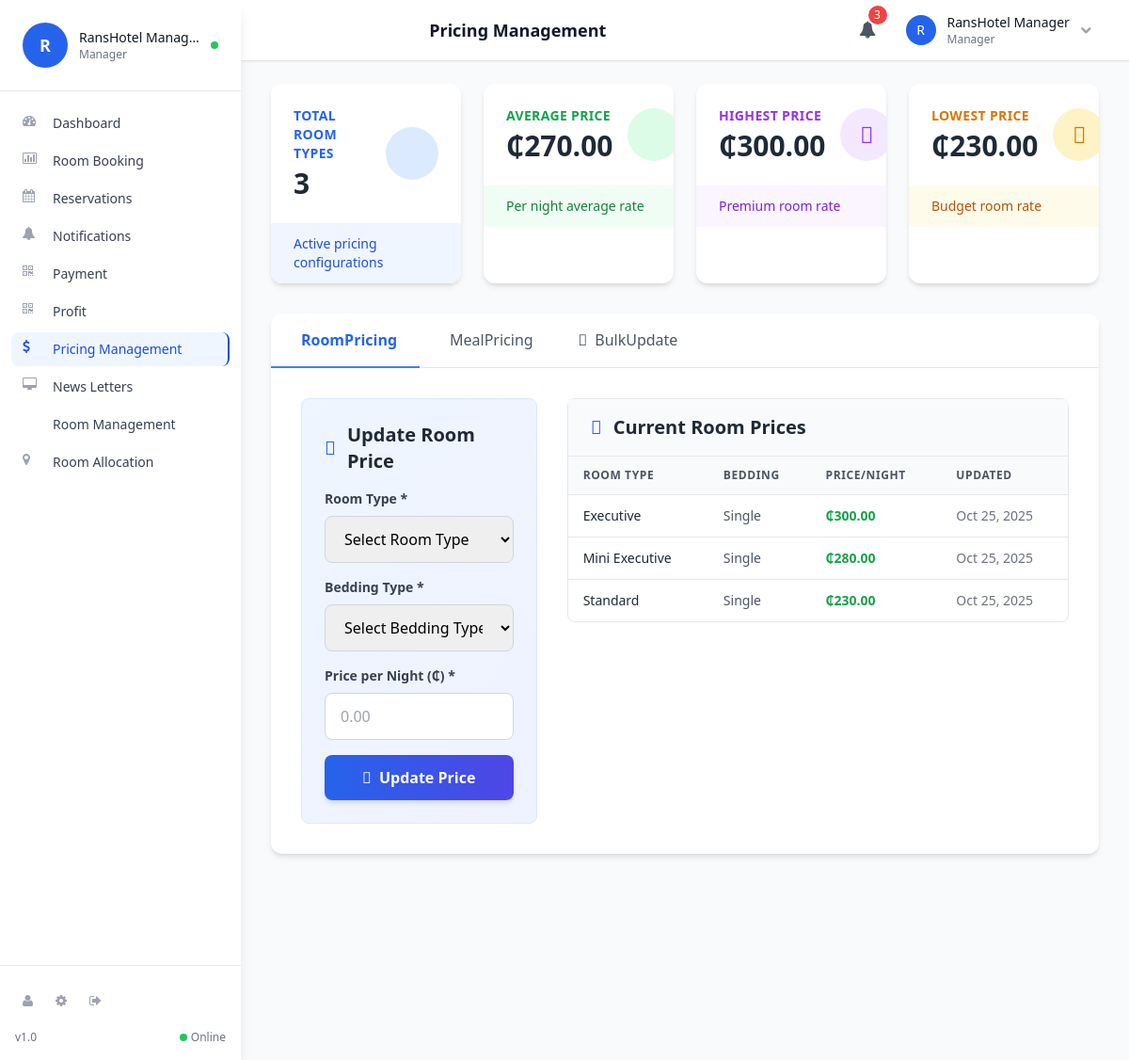
Screenshot of /admin/pricing.php (signed in) with the database file from the repository.
### tables this page shows
CREATE TABLE `room_pricing` (
  `id` int(10) UNSIGNED NOT NULL,
  `room_type` varchar(50) NOT NULL,
  `bedding_type` varchar(20) NOT NULL,
  `price_per_night` decimal(10,2) NOT NULL,
  `currency` varchar(3) DEFAULT 'GHS',
  `is_active` tinyint(1) DEFAULT 1,
  `created_at` timestamp NOT NULL DEFAULT current_timestamp(),
  `updated_at` timestamp NOT NULL DEFAULT current_timestamp() ON UPDATE current_timestamp()
);

### admin/pricing.php (the view, shortened to what this page needs)
<?php
include('db.php');
include('includes/unified_layout.php');
$room_pricing = [];
$room_sql = "SELECT * FROM room_pricing WHERE is_active = 1 ORDER BY room_type, bedding_type";
$room_result = mysqli_query($con, $room_sql);
if ($room_result) {
    while ($row = mysqli_fetch_assoc($room_result)) {
        $room_pricing[] = $row;
    }
}
$room_types_query = "SELECT COUNT(DISTINCT room_type) as total_types FROM room_pricing";
$room_types_result = mysqli_query($con, $room_types_query);
$room_types_data = mysqli_fetch_assoc($room_types_result);
$total_room_types = $room_types_data['total_types'] ?? 0;
$avg_price_query = "SELECT AVG(price_per_night) as avg_price FROM room_pricing WHERE is_active = 1";
$avg_price_result = mysqli_query($con, $avg_price_query);
$avg_price_data = mysqli_fetch_assoc($avg_price_result);
$avg_price = $avg_price_data['avg_price'] ?? 0;
$max_price_query = "SELECT MAX(price_per_night) as max_price FROM room_pricing WHERE is_active = 1";
$max_price_result = mysqli_query($con, $max_price_query);
$max_price_data = mysqli_fetch_assoc($max_price_result);
$max_price = $max_price_data['max_price'] ?? 0;
$min_price_query = "SELECT MIN(price_per_night) as min_price FROM room_pricing WHERE is_active = 1";
$min_price_result = mysqli_query($con, $min_price_query);
$min_price_data = mysqli_fetch_assoc($min_price_result);
$min_price = $min_price_data['min_price'] ?? 0;
?>
<div class="w-full px-4 sm:px-6 lg:px-8 py-6">
    <div class="grid grid-cols-1 sm:grid-cols-2 lg:grid-cols-4 gap-4 sm:gap-6 mb-6 sm:mb-8">
        <div class="bg-white rounded-xl shadow-md hover:shadow-lg transition-shadow duration-300 overflow-hidden">
            <div class="p-5 sm:p-6 flex items-center justify-between">
                <div class="flex-1">
                    <p class="text-xs sm:text-sm font-semibold text-blue-600 uppercase tracking-wide mb-1">Total Room Types</p>
                    <p class="text-2xl sm:text-3xl font-bold text-gray-800"><?php echo number_format($total_room_types); ?></p>
                </div>
                <div class="flex-shrink-0 ml-4">
                    <div class="w-12 h-12 sm:w-14 sm:h-14 bg-blue-100 rounded-full flex items-center justify-center">
                    </div>
                </div>
            </div>
            <div class="bg-blue-50 px-5 sm:px-6 py-2 sm:py-3">
                <p class="text-xs sm:text-sm text-blue-700">Active pricing configurations</p>
            </div>
        </div>
        <div class="bg-white rounded-xl shadow-md hover:shadow-lg transition-shadow duration-300 overflow-hidden">
            <div class="p-5 sm:p-6 flex items-center justify-between">
                <div class="flex-1">
                    <p class="text-xs sm:text-sm font-semibold text-green-600 uppercase tracking-wide mb-1">Average Price</p>
                    <p class="text-2xl sm:text-3xl font-bold text-gray-800">₵<?php echo number_format($avg_price, 2); ?></p>
                </div>
                <div class="flex-shrink-0 ml-4">
                    <div class="w-12 h-12 sm:w-14 sm:h-14 bg-green-100 rounded-full flex items-center justify-center">
                    </div>
                </div>
            </div>
            <div class="bg-green-50 px-5 sm:px-6 py-2 sm:py-3">
                <p class="text-xs sm:text-sm text-green-700">Per night average rate</p>
            </div>
        </div>
        <div class="bg-white rounded-xl shadow-md hover:shadow-lg transition-shadow duration-300 overflow-hidden">
            <div class="p-5 sm:p-6 flex items-center justify-between">
                <div class="flex-1">
                    <p class="text-xs sm:text-sm font-semibold text-purple-600 uppercase tracking-wide mb-1">Highest Price</p>
                    <p class="text-2xl sm:text-3xl font-bold text-gray-800">₵<?php echo number_format($max_price, 2); ?></p>
                </div>
                <div class="flex-shrink-0 ml-4">
                    <div class="w-12 h-12 sm:w-14 sm:h-14 bg-purple-100 rounded-full flex items-center justify-center">
                        <i class="fas fa-arrow-up text-purple-600 text-xl sm:text-2xl"></i>
                    </div>
                </div>
            </div>
            <div class="bg-purple-50 px-5 sm:px-6 py-2 sm:py-3">
                <p class="text-xs sm:text-sm text-purple-700">Premium room rate</p>
            </div>
        </div>
        <div class="bg-white rounded-xl shadow-md hover:shadow-lg transition-shadow duration-300 overflow-hidden">
            <div class="p-5 sm:p-6 flex items-center justify-between">
                <div class="flex-1">
                    <p class="text-xs sm:text-sm font-semibold text-amber-600 uppercase tracking-wide mb-1">Lowest Price</p>
                    <p class="text-2xl sm:text-3xl font-bold text-gray-800">₵<?php echo number_format($min_price, 2); ?></p>
                </div>
                <div class="flex-shrink-0 ml-4">
                    <div class="w-12 h-12 sm:w-14 sm:h-14 bg-amber-100 rounded-full flex items-center justify-center">
                        <i class="fas fa-arrow-down text-amber-600 text-xl sm:text-2xl"></i>
                    </div>
                </div>
            </div>
            <div class="bg-amber-50 px-5 sm:px-6 py-2 sm:py-3">
                <p class="text-xs sm:text-sm text-amber-700">Budget room rate</p>
            </div>
        </div>
    </div>
    <div class="bg-white rounded-xl shadow-md overflow-hidden">
        <div class="border-b border-gray-200">
            <div class="flex flex-wrap -mb-px overflow-x-auto">
                <button onclick="switchTab('room-pricing')" id="tab-room-pricing" class="pricing-tab flex-shrink-0 px-4 sm:px-6 py-3 sm:py-4 border-b-2 border-blue-500 text-blue-600 font-semibold text-sm sm:text-base whitespace-nowrap flex items-center">
                    <span class="hidden sm:inline">Room </span>Pricing
                </button>
                <button onclick="switchTab('meal-pricing')" id="tab-meal-pricing" class="pricing-tab flex-shrink-0 px-4 sm:px-6 py-3 sm:py-4 border-b-2 border-transparent text-gray-600 hover:text-gray-800 hover:border-gray-300 font-medium text-sm sm:text-base whitespace-nowrap flex items-center">
                    <span class="hidden sm:inline">Meal </span>Pricing
                </button>
                <button onclick="switchTab('bulk-pricing')" id="tab-bulk-pricing" class="pricing-tab flex-shrink-0 px-4 sm:px-6 py-3 sm:py-4 border-b-2 border-transparent text-gray-600 hover:text-gray-800 hover:border-gray-300 font-medium text-sm sm:text-base whitespace-nowrap flex items-center">
                    <i class="fas fa-edit mr-2"></i>
                    <span class="hidden sm:inline">Bulk </span>Update
                </button>
            </div>
        </div>
        <div class="p-4 sm:p-6 lg:p-8">
            <div id="content-room-pricing" class="tab-content">
                <div class="grid grid-cols-1 lg:grid-cols-3 gap-6 lg:gap-8">
                    <div class="lg:col-span-1">
                        <div class="bg-gradient-to-br from-blue-50 to-indigo-50 rounded-lg p-5 sm:p-6 border border-blue-100">
                            <h3 class="text-lg sm:text-xl font-bold text-gray-800 mb-4 flex items-center">
                                <i class="fas fa-edit text-blue-600 mr-3"></i>
                                Update Room Price
                            </h3>
                            <form method="post" class="space-y-4">
                                <div>
                                    <label class="block text-sm font-semibold text-gray-700 mb-2">Room Type *</label>
                                    <select name="room_type" required class="w-full px-4 py-3 border border-gray-300 rounded-lg focus:ring-2 focus:ring-blue-500 focus:border-transparent transition-all">
                                        <option value="">Select Room Type</option>
                                    </select>
                                </div>
                                <div>
                                    <label class="block text-sm font-semibold text-gray-700 mb-2">Bedding Type *</label>
                                    <select name="bedding_type" required class="w-full px-4 py-3 border border-gray-300 rounded-lg focus:ring-2 focus:ring-blue-500 focus:border-transparent transition-all">
                                        <option value="">Select Bedding Type</option>
                                    </select>
                                </div>
                                <div>
                                    <label class="block text-sm font-semibold text-gray-700 mb-2">Price per Night (₵) *</label>
                                    <input type="number" name="price" step="0.01" min="0" required placeholder="0.00" class="w-full px-4 py-3 border border-gray-300 rounded-lg focus:ring-2 focus:ring-blue-500 focus:border-transparent transition-all">
                                </div>
                                <button type="submit" name="update_room_price" class="w-full bg-gradient-to-r from-blue-600 to-indigo-600 hover:from-blue-700 hover:to-indigo-700 text-white font-semibold py-3 px-6 rounded-lg shadow-md hover:shadow-lg transition-all duration-300 flex items-center justify-center">
                                    <i class="fas fa-save mr-2"></i>
                                    Update Price
                                </button>
                            </form>
                        </div>
                    </div>
                    <div class="lg:col-span-2">
                        <div class="bg-white rounded-lg border border-gray-200">
                            <div class="px-5 sm:px-6 py-4 border-b border-gray-200 bg-gray-50">
                                <h3 class="text-lg sm:text-xl font-bold text-gray-800 flex items-center">
                                    <i class="fas fa-list text-blue-600 mr-3"></i>
                                    Current Room Prices
                                </h3>
                            </div>
                            <div class="overflow-x-auto">
                                <table class="w-full">
                                    <thead class="bg-gray-50 border-b border-gray-200">
                                        <tr>
                                            <th class="px-4 py-3 text-left text-xs font-semibold text-gray-600 uppercase tracking-wider">Room Type</th>
                                            <th class="px-4 py-3 text-left text-xs font-semibold text-gray-600 uppercase tracking-wider">Bedding</th>
                                            <th class="px-4 py-3 text-left text-xs font-semibold text-gray-600 uppercase tracking-wider">Price/Night</th>
                                            <th class="px-4 py-3 text-left text-xs font-semibold text-gray-600 uppercase tracking-wider hidden sm:table-cell">Updated</th>
                                        </tr>
                                    </thead>
                                    <tbody class="divide-y divide-gray-200">
                                        <?php if (empty($room_pricing)): ?>
                                            <tr>
                                                <td colspan="4" class="px-4 py-8 text-center text-gray-500">
                                                    <i class="fas fa-inbox text-4xl mb-3 text-gray-300"></i>
                                                    <p>No pricing data available. Add your first room price above.</p>
                                                </td>
                                            </tr>
                                        <?php else: ?>
                                            <?php foreach ($room_pricing as $price): ?>
                                                <tr class="hover:bg-gray-50 transition-colors">
                                                    <td class="px-4 py-3 text-sm font-medium text-gray-800"><?php echo htmlspecialchars($price['room_type']); ?></td>
                                                    <td class="px-4 py-3 text-sm text-gray-600"><?php echo htmlspecialchars($price['bedding_type']); ?></td>
                                                    <td class="px-4 py-3 text-sm font-bold text-green-600">₵<?php echo number_format($price['price_per_night'], 2); ?></td>
                                                    <td class="px-4 py-3 text-sm text-gray-500 hidden sm:table-cell"><?php echo date('M j, Y', strtotime($price['updated_at'])); ?></td>
                                                </tr>
                                            <?php endforeach; ?>
                                        <?php endif; ?>
                                    </tbody>
                                </table>
                            </div>
                        </div>
                    </div>
                </div>
            </div>
        </div>
    </div>
</div>

### css/components.css (style rules this page uses)
.rounded-lg { border-radius: var(--radius-lg); }
.rounded-xl { border-radius: var(--radius-xl); }
.rounded-full { border-radius: 9999px; }
.p-4 { padding: var(--space-4); }
.p-5 { padding: var(--space-5); }
.text-left { text-align: left; }
.justify-center { justify-content: center; }
.justify-between { justify-content: space-between; }
.shadow-md { box-shadow: var(--shadow-md); }

### css/components/_variables.css (style rules this page uses)
:root { --classic-navy: #1a365d; --classic-navy-light: #2c5282; --classic-navy-dark: #0f2027; --classic-gold: #d4af37; --classic-gold-light: #f4e4bc; --classic-gold-dark: #b8941f; --classic-cream: #f7f5f3; --classic-white: #ffffff; --classic-gray: #6b7280; --classic-gray-light: #f3f4f6; --classic-gray-dark: #374151; --classic-burgundy: #7c2d12; --classic-burgundy-light: #dc2626; --font-size-xs: 0.75rem; --font-size-sm: 0.875rem; --font-size-base: 1rem; --font-size-lg: 1.125rem; --font-size-xl: 1.25rem; --font-size-2xl: 1.5rem; --font-size-3xl: 1.875rem; --font-size-4xl: 2.25rem; --space-1: 0.25rem; --space-2: 0.5rem; --space-3: 0.75rem; --space-4: 1rem; --space-5: 1.25rem; --space-6: 1.5rem; --space-8: 2rem; --space-10: 2.5rem; --space-12: 3rem; --space-16: 4rem; --space-20: 5rem; --radius-sm: 0.25rem; --radius-md: 0.375rem; --radius-lg: 0.5rem; --radius-xl: 0.75rem; --shadow-sm: 0 1px 2px 0 rgba(0, 0, 0, 0.05); --shadow-md: 0 4px 6px -1px rgba(0, 0, 0, 0.1); --shadow-lg: 0 10px 15px -3px rgba(0, 0, 0, 0.1); --shadow-xl: 0 20px 25px -5px rgba(0, 0, 0, 0.1); --transition-fast: 0.15s ease; --transition-normal: 0.3s ease; --transition-slow: 0.5s ease; }

### rows the page displays
room_pricing: room_type "Executive", bedding_type "Single", price_per_night "300.00", updated_at "Oct 25, 2025"
room_pricing: room_type "Mini Executive", bedding_type "Single", price_per_night "280.00", updated_at "Oct 25, 2025"
room_pricing: room_type "Standard", bedding_type "Single", price_per_night "230.00", updated_at "Oct 25, 2025"

### other values shown
$pageTitle "Pricing Management"
substr($userName, 0, 1) "R"
$userName "RansHotel Manager"
$userRole "Manager"
$userName "RansHotel Manag…"
$text "Dashboard"
$text "Room Booking"
$text "Reservations"
$text "Notifications"
$text "Payment"
$text "Profit"
$text "Pricing Management"
$text "News Letters"
$text "Room Management"
$text "Room Allocation"
